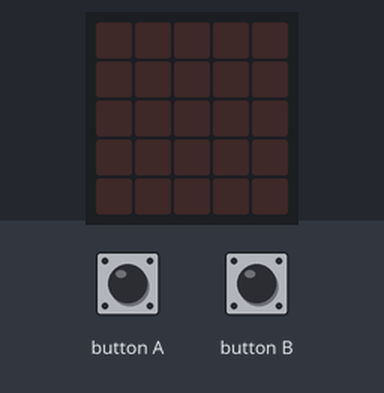
Recording of a program running on a simulated BBC micro:bit (MakeCode). On the bench: the board's 5×5 LED display. Inputs (shaded band) come from the test bench.

Above: at 1.2 s.
1.3 s: button A pressed for 0.15 s
At 2.5 s:
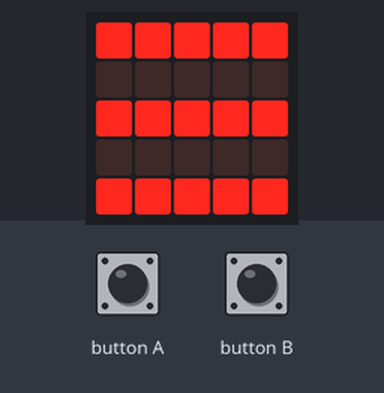
4.4 s: button B pressed for 3.2 s
At 5.5 s:
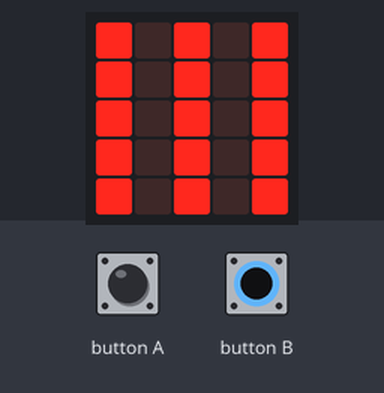
10.6 s: button B pressed for 0.15 s
At 12.6 s:
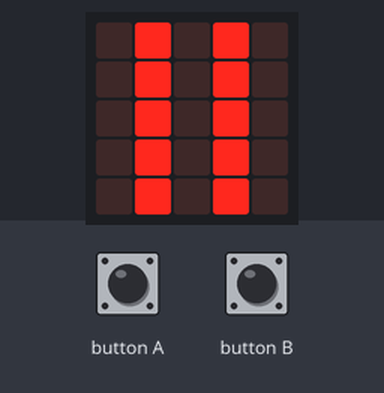
13.7 s: button B pressed for 1 s
At 14.6 s:
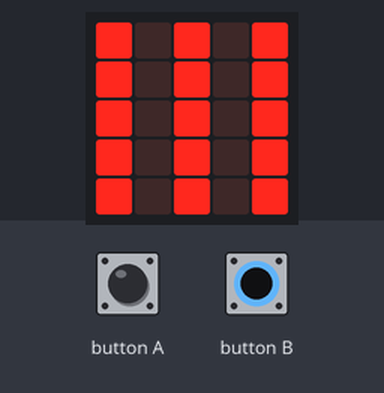
Timing chart, 0 to 16.7 s (numbered marks = the images above; inputs shaded):
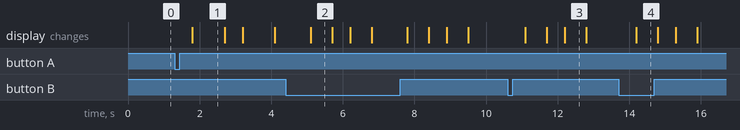

The program:

main.ts
```typescript
basic.forever(function () {
    for (let index = 0; index < 1000; index++) {
        if (input.buttonIsPressed(Button.A)) {
            while (input.buttonIsPressed(Button.A)) {
                basic.pause(500)
                basic.showLeds(`
                    # # # # #
                    . . . . .
                    # # # # #
                    . . . . .
                    # # # # #
                    `)
                basic.pause(500)
                basic.clearScreen()
                basic.pause(500)
                basic.showLeds(`
                    . . . . .
                    # # # # #
                    . . . . .
                    # # # # #
                    . . . . .
                    `)
                basic.pause(500)
                basic.clearScreen()
                basic.pause(500)
            }
        } else {
            if (input.buttonIsPressed(Button.B)) {
                while (input.buttonIsPressed(Button.B)) {
                    basic.pause(500)
                    basic.showLeds(`
                        # . # . #
                        # . # . #
                        # . # . #
                        # . # . #
                        # . # . #
                        `)
                    basic.pause(200)
                    basic.clearScreen()
                    basic.pause(500)
                    basic.showLeds(`
                        . # . # .
                        . # . # .
                        . # . # .
                        . # . # .
                        . # . # .
                        `)
                    basic.pause(200)
                    basic.clearScreen()
                    basic.pause(500)
                }
            } else {
                basic.clearScreen()
            }
        }
    }
})
```

test.ts
```typescript
// tests gaan hier; deze zal niet worden gecompileerd wanneer dit pakket wordt gebruikt als extensie.
```

Measured:
- after the input at 1.3 s, the display: changes after 0.50 s (image 1)
- after the input at 4.4 s, the display: changes after 0.70 s (image 2)
- after the input at 10.6 s, the display: first changes after 0.50 s (image 3 shows a later state)
- after the input at 13.7 s, the display: changes after 0.50 s (image 4)
- what the display in image 1 shows lasts 0.9 s, from 1.8 s to 2.7 s
- what the display in image 2 shows lasts 0.6 s, from 5.1 s to 5.7 s
